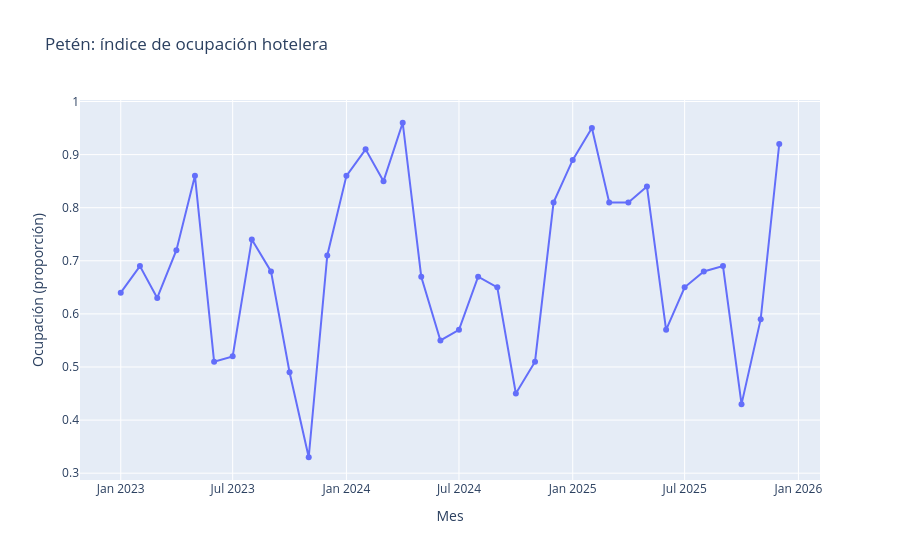

Notebook code cell kept with this figure:
### Code cell
o = o.copy(); o['fecha'] = pd.to_datetime(o.fecha)
fig = px.line(o, x='fecha', y='indice_ocupacion', markers=True,
              title='Petén: índice de ocupación hotelera', labels={'indice_ocupacion':'Ocupación (proporción)','fecha':'Mes'})
fig.show()
